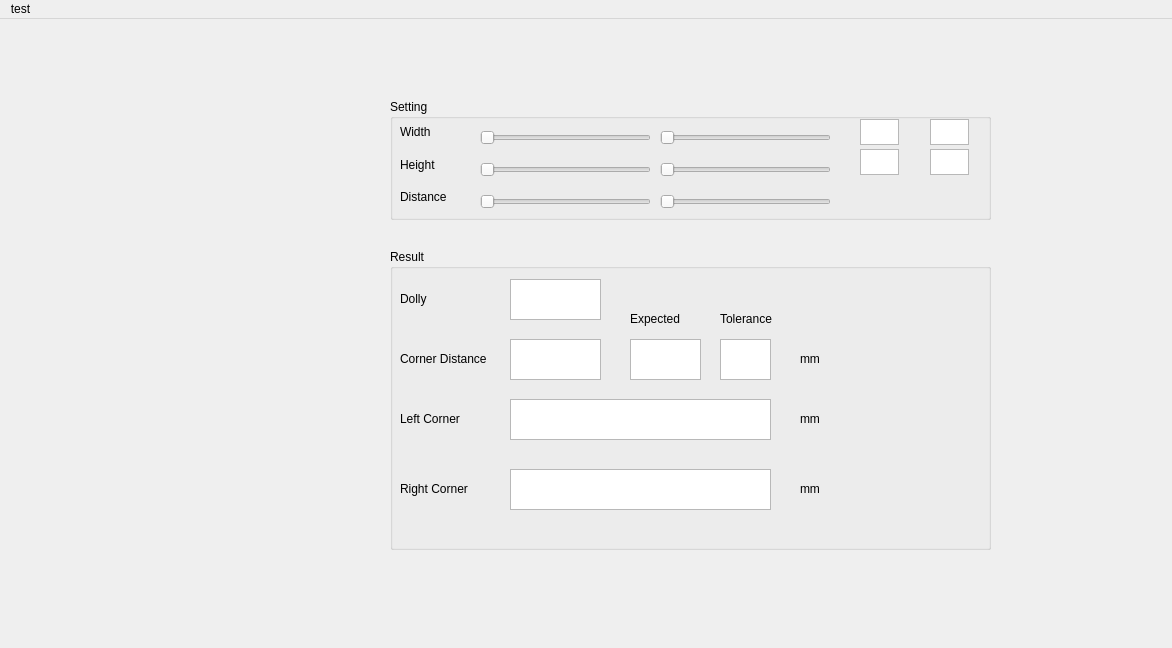
<?xml version="1.0" encoding="UTF-8"?>
<ui version="4.0">
 <class>MainWindow</class>
 <widget class="QMainWindow" name="MainWindow">
  <property name="geometry">
   <rect>
    <x>0</x>
    <y>0</y>
    <width>1172</width>
    <height>648</height>
   </rect>
  </property>
  <property name="windowTitle">
   <string>MainWindow</string>
  </property>
  <widget class="QWidget" name="centralwidget">
   <widget class="QLabel" name="label_7">
    <property name="geometry">
     <rect>
      <x>30</x>
      <y>80</y>
      <width>261</width>
      <height>221</height>
     </rect>
    </property>
    <property name="maximumSize">
     <size>
      <width>331</width>
      <height>321</height>
     </size>
    </property>
    <property name="acceptDrops">
     <bool>true</bool>
    </property>
    <property name="autoFillBackground">
     <bool>false</bool>
    </property>
    <property name="text">
     <string/>
    </property>
    <property name="pixmap">
     <pixmap resource="hahaa.qrc">:/res/wallpapersden.com_landscape-pixel-art_480x640.jpg</pixmap>
    </property>
    <property name="scaledContents">
     <bool>true</bool>
    </property>
    <property name="wordWrap">
     <bool>true</bool>
    </property>
    <property name="openExternalLinks">
     <bool>true</bool>
    </property>
   </widget>
   <widget class="QGroupBox" name="groupBox">
    <property name="geometry">
     <rect>
      <x>390</x>
      <y>80</y>
      <width>601</width>
      <height>121</height>
     </rect>
    </property>
    <property name="styleSheet">
     <string notr="true"/>
    </property>
    <property name="title">
     <string>Setting</string>
    </property>
    <widget class="QTextBrowser" name="text_hei2">
     <property name="geometry">
      <rect>
       <x>540</x>
       <y>50</y>
       <width>39</width>
       <height>26</height>
      </rect>
     </property>
    </widget>
    <widget class="QTextBrowser" name="text_wid2">
     <property name="geometry">
      <rect>
       <x>540</x>
       <y>20</y>
       <width>39</width>
       <height>26</height>
      </rect>
     </property>
    </widget>
    <widget class="QTextBrowser" name="text_hei1">
     <property name="geometry">
      <rect>
       <x>470</x>
       <y>50</y>
       <width>39</width>
       <height>26</height>
      </rect>
     </property>
    </widget>
    <widget class="QTextBrowser" name="text_wid1">
     <property name="geometry">
      <rect>
       <x>470</x>
       <y>20</y>
       <width>39</width>
       <height>26</height>
      </rect>
     </property>
    </widget>
    <widget class="QWidget" name="layoutWidget">
     <property name="geometry">
      <rect>
       <x>10</x>
       <y>20</y>
       <width>81</width>
       <height>91</height>
      </rect>
     </property>
     <layout class="QVBoxLayout" name="verticalLayout">
      <item>
       <widget class="QLabel" name="label">
        <property name="text">
         <string>Width</string>
        </property>
       </widget>
      </item>
      <item>
       <widget class="QLabel" name="label_2">
        <property name="text">
         <string>Height</string>
        </property>
       </widget>
      </item>
      <item>
       <widget class="QLabel" name="label_3">
        <property name="text">
         <string>Distance</string>
        </property>
       </widget>
      </item>
     </layout>
    </widget>
    <widget class="QWidget" name="layoutWidget">
     <property name="geometry">
      <rect>
       <x>270</x>
       <y>20</y>
       <width>171</width>
       <height>101</height>
      </rect>
     </property>
     <layout class="QVBoxLayout" name="verticalLayout_3">
      <item>
       <widget class="QSlider" name="width_2">
        <property name="orientation">
         <enum>Qt::Orientation::Horizontal</enum>
        </property>
       </widget>
      </item>
      <item>
       <widget class="QSlider" name="height_2">
        <property name="orientation">
         <enum>Qt::Orientation::Horizontal</enum>
        </property>
       </widget>
      </item>
      <item>
       <widget class="QSlider" name="horizontalSlider_7">
        <property name="orientation">
         <enum>Qt::Orientation::Horizontal</enum>
        </property>
       </widget>
      </item>
     </layout>
    </widget>
    <widget class="QWidget" name="layoutWidget">
     <property name="geometry">
      <rect>
       <x>90</x>
       <y>20</y>
       <width>171</width>
       <height>101</height>
      </rect>
     </property>
     <layout class="QVBoxLayout" name="verticalLayout_2">
      <item>
       <widget class="QSlider" name="width_1">
        <property name="orientation">
         <enum>Qt::Orientation::Horizontal</enum>
        </property>
       </widget>
      </item>
      <item>
       <widget class="QSlider" name="height_1">
        <property name="orientation">
         <enum>Qt::Orientation::Horizontal</enum>
        </property>
       </widget>
      </item>
      <item>
       <widget class="QSlider" name="horizontalSlider_2">
        <property name="orientation">
         <enum>Qt::Orientation::Horizontal</enum>
        </property>
       </widget>
      </item>
     </layout>
    </widget>
   </widget>
   <widget class="QGroupBox" name="groupBox_2">
    <property name="geometry">
     <rect>
      <x>390</x>
      <y>230</y>
      <width>601</width>
      <height>301</height>
     </rect>
    </property>
    <property name="title">
     <string>Result</string>
    </property>
    <widget class="QTextBrowser" name="distance">
     <property name="geometry">
      <rect>
       <x>120</x>
       <y>90</y>
       <width>91</width>
       <height>41</height>
      </rect>
     </property>
    </widget>
    <widget class="QLabel" name="lb1">
     <property name="geometry">
      <rect>
       <x>10</x>
       <y>100</y>
       <width>91</width>
       <height>20</height>
      </rect>
     </property>
     <property name="text">
      <string>Corner Distance</string>
     </property>
    </widget>
    <widget class="QLabel" name="lb2">
     <property name="geometry">
      <rect>
       <x>240</x>
       <y>60</y>
       <width>91</width>
       <height>20</height>
      </rect>
     </property>
     <property name="text">
      <string>Expected</string>
     </property>
    </widget>
    <widget class="QLabel" name="lb3">
     <property name="geometry">
      <rect>
       <x>330</x>
       <y>60</y>
       <width>63</width>
       <height>20</height>
      </rect>
     </property>
     <property name="text">
      <string>Tolerance</string>
     </property>
    </widget>
    <widget class="QLabel" name="label_8">
     <property name="geometry">
      <rect>
       <x>10</x>
       <y>160</y>
       <width>63</width>
       <height>20</height>
      </rect>
     </property>
     <property name="text">
      <string>Left Corner</string>
     </property>
    </widget>
    <widget class="QLabel" name="label_9">
     <property name="geometry">
      <rect>
       <x>10</x>
       <y>230</y>
       <width>81</width>
       <height>20</height>
      </rect>
     </property>
     <property name="text">
      <string>Right Corner</string>
     </property>
    </widget>
    <widget class="QTextBrowser" name="Left_cordinate">
     <property name="geometry">
      <rect>
       <x>120</x>
       <y>150</y>
       <width>261</width>
       <height>41</height>
      </rect>
     </property>
     <property name="styleSheet">
      <string notr="true">font: 10pt &quot;Segoe UI&quot;;</string>
     </property>
    </widget>
    <widget class="QTextBrowser" name="Right_cordinate">
     <property name="geometry">
      <rect>
       <x>120</x>
       <y>220</y>
       <width>261</width>
       <height>41</height>
      </rect>
     </property>
     <property name="styleSheet">
      <string notr="true">font: 10pt &quot;Segoe UI&quot;;</string>
     </property>
    </widget>
    <widget class="QLabel" name="label_4">
     <property name="geometry">
      <rect>
       <x>410</x>
       <y>100</y>
       <width>63</width>
       <height>20</height>
      </rect>
     </property>
     <property name="text">
      <string>mm</string>
     </property>
    </widget>
    <widget class="QLabel" name="label_5">
     <property name="geometry">
      <rect>
       <x>410</x>
       <y>160</y>
       <width>63</width>
       <height>20</height>
      </rect>
     </property>
     <property name="text">
      <string>mm</string>
     </property>
    </widget>
    <widget class="QLabel" name="label_6">
     <property name="geometry">
      <rect>
       <x>410</x>
       <y>230</y>
       <width>63</width>
       <height>20</height>
      </rect>
     </property>
     <property name="text">
      <string>mm</string>
     </property>
    </widget>
    <widget class="QLabel" name="label_10">
     <property name="geometry">
      <rect>
       <x>10</x>
       <y>40</y>
       <width>63</width>
       <height>20</height>
      </rect>
     </property>
     <property name="text">
      <string>Dolly</string>
     </property>
    </widget>
    <widget class="QTextBrowser" name="Dolly">
     <property name="geometry">
      <rect>
       <x>120</x>
       <y>30</y>
       <width>91</width>
       <height>41</height>
      </rect>
     </property>
    </widget>
    <widget class="QTextEdit" name="expected">
     <property name="geometry">
      <rect>
       <x>240</x>
       <y>90</y>
       <width>71</width>
       <height>41</height>
      </rect>
     </property>
    </widget>
    <widget class="QTextEdit" name="tolerance">
     <property name="geometry">
      <rect>
       <x>330</x>
       <y>90</y>
       <width>51</width>
       <height>41</height>
      </rect>
     </property>
    </widget>
   </widget>
   <widget class="QLabel" name="label_11">
    <property name="geometry">
     <rect>
      <x>30</x>
      <y>340</y>
      <width>240</width>
      <height>261</height>
     </rect>
    </property>
    <property name="maximumSize">
     <size>
      <width>240</width>
      <height>320</height>
     </size>
    </property>
    <property name="acceptDrops">
     <bool>true</bool>
    </property>
    <property name="autoFillBackground">
     <bool>false</bool>
    </property>
    <property name="text">
     <string/>
    </property>
    <property name="scaledContents">
     <bool>true</bool>
    </property>
    <property name="wordWrap">
     <bool>true</bool>
    </property>
    <property name="openExternalLinks">
     <bool>true</bool>
    </property>
   </widget>
  </widget>
  <widget class="QMenuBar" name="menubar">
   <property name="geometry">
    <rect>
     <x>0</x>
     <y>0</y>
     <width>1172</width>
     <height>26</height>
    </rect>
   </property>
   <widget class="QMenu" name="menuhi">
    <property name="title">
     <string>test</string>
    </property>
   </widget>
   <addaction name="menuhi"/>
  </widget>
 </widget>
 <resources>
  <include location="hahaa.qrc"/>
 </resources>
 <connections/>
</ui>
